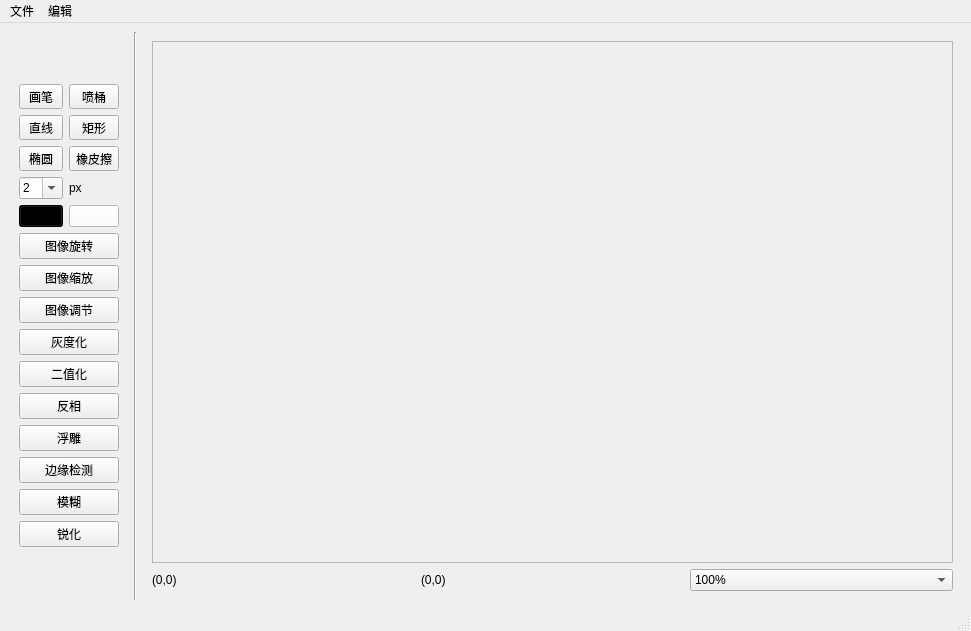
<?xml version="1.0" encoding="UTF-8"?>
<ui version="4.0">
 <class>MainWindow</class>
 <widget class="QMainWindow" name="MainWindow">
  <property name="geometry">
   <rect>
    <x>0</x>
    <y>0</y>
    <width>971</width>
    <height>631</height>
   </rect>
  </property>
  <property name="windowTitle">
   <string>Paint</string>
  </property>
  <property name="windowIcon">
   <iconset resource="../../imgs.qrc">
    <normaloff>:/img/img/icon.png</normaloff>:/img/img/icon.png</iconset>
  </property>
  <widget class="QWidget" name="centralwidget">
   <layout class="QHBoxLayout" name="horizontalLayout_3" stretch="0,1,0">
    <item>
     <widget class="QWidget" name="toolBox" native="true">
      <property name="sizePolicy">
       <sizepolicy hsizetype="Preferred" vsizetype="Preferred">
        <horstretch>0</horstretch>
        <verstretch>0</verstretch>
       </sizepolicy>
      </property>
      <layout class="QGridLayout" name="gridLayout_2">
       <property name="sizeConstraint">
        <enum>QLayout::SetFixedSize</enum>
       </property>
       <property name="leftMargin">
        <number>10</number>
       </property>
       <item row="8" column="0" colspan="2">
        <widget class="QPushButton" name="grayBtn">
         <property name="text">
          <string>灰度化</string>
         </property>
        </widget>
       </item>
       <item row="3" column="1">
        <widget class="QLabel" name="pxLabel">
         <property name="text">
          <string>px</string>
         </property>
        </widget>
       </item>
       <item row="2" column="0">
        <widget class="QToolButton" name="ellipseBtn">
         <property name="sizePolicy">
          <sizepolicy hsizetype="Expanding" vsizetype="Expanding">
           <horstretch>0</horstretch>
           <verstretch>0</verstretch>
          </sizepolicy>
         </property>
         <property name="text">
          <string>椭圆</string>
         </property>
         <property name="icon">
          <iconset resource="../../imgs.qrc">
           <normaloff>:/img/img/ellipse.png</normaloff>:/img/img/ellipse.png</iconset>
         </property>
         <property name="iconSize">
          <size>
           <width>32</width>
           <height>32</height>
          </size>
         </property>
         <property name="checkable">
          <bool>true</bool>
         </property>
        </widget>
       </item>
       <item row="0" column="0">
        <widget class="QToolButton" name="penBtn">
         <property name="sizePolicy">
          <sizepolicy hsizetype="Expanding" vsizetype="Expanding">
           <horstretch>0</horstretch>
           <verstretch>0</verstretch>
          </sizepolicy>
         </property>
         <property name="text">
          <string>画笔</string>
         </property>
         <property name="icon">
          <iconset resource="../../imgs.qrc">
           <normaloff>:/img/img/pen.png</normaloff>:/img/img/pen.png</iconset>
         </property>
         <property name="iconSize">
          <size>
           <width>32</width>
           <height>32</height>
          </size>
         </property>
         <property name="checkable">
          <bool>true</bool>
         </property>
        </widget>
       </item>
       <item row="7" column="0" colspan="2">
        <widget class="QPushButton" name="baseAdjustBtn">
         <property name="text">
          <string>图像调节</string>
         </property>
        </widget>
       </item>
       <item row="2" column="1">
        <widget class="QToolButton" name="eraseButton">
         <property name="sizePolicy">
          <sizepolicy hsizetype="Expanding" vsizetype="Expanding">
           <horstretch>0</horstretch>
           <verstretch>0</verstretch>
          </sizepolicy>
         </property>
         <property name="text">
          <string>橡皮擦</string>
         </property>
         <property name="icon">
          <iconset resource="../../imgs.qrc">
           <normaloff>:/img/img/erase.png</normaloff>:/img/img/erase.png</iconset>
         </property>
         <property name="iconSize">
          <size>
           <width>32</width>
           <height>32</height>
          </size>
         </property>
         <property name="checkable">
          <bool>true</bool>
         </property>
        </widget>
       </item>
       <item row="9" column="0" colspan="2">
        <widget class="QPushButton" name="binaryBtn">
         <property name="text">
          <string>二值化</string>
         </property>
        </widget>
       </item>
       <item row="13" column="0" colspan="2">
        <widget class="QPushButton" name="blurBtn">
         <property name="text">
          <string>模糊</string>
         </property>
        </widget>
       </item>
       <item row="3" column="0">
        <widget class="QComboBox" name="penSizeBtn">
         <property name="focusPolicy">
          <enum>Qt::ClickFocus</enum>
         </property>
         <property name="editable">
          <bool>true</bool>
         </property>
         <item>
          <property name="text">
           <string>2</string>
          </property>
         </item>
         <item>
          <property name="text">
           <string>4</string>
          </property>
         </item>
         <item>
          <property name="text">
           <string>6</string>
          </property>
         </item>
         <item>
          <property name="text">
           <string>8</string>
          </property>
         </item>
         <item>
          <property name="text">
           <string>10</string>
          </property>
         </item>
         <item>
          <property name="text">
           <string>12</string>
          </property>
         </item>
         <item>
          <property name="text">
           <string>14</string>
          </property>
         </item>
        </widget>
       </item>
       <item row="10" column="0" colspan="2">
        <widget class="QPushButton" name="invertBtn">
         <property name="text">
          <string>反相</string>
         </property>
        </widget>
       </item>
       <item row="5" column="0" colspan="2">
        <widget class="QPushButton" name="baseRotateBtn">
         <property name="text">
          <string>图像旋转</string>
         </property>
        </widget>
       </item>
       <item row="4" column="1">
        <widget class="QPushButton" name="backColorBtn">
         <property name="styleSheet">
          <string notr="true">background-color:#FFFFFF</string>
         </property>
         <property name="text">
          <string/>
         </property>
        </widget>
       </item>
       <item row="1" column="0">
        <widget class="QToolButton" name="lineBtn">
         <property name="sizePolicy">
          <sizepolicy hsizetype="Expanding" vsizetype="Expanding">
           <horstretch>0</horstretch>
           <verstretch>0</verstretch>
          </sizepolicy>
         </property>
         <property name="text">
          <string>直线</string>
         </property>
         <property name="icon">
          <iconset resource="../../imgs.qrc">
           <normaloff>:/img/img/line.png</normaloff>:/img/img/line.png</iconset>
         </property>
         <property name="iconSize">
          <size>
           <width>32</width>
           <height>32</height>
          </size>
         </property>
         <property name="checkable">
          <bool>true</bool>
         </property>
        </widget>
       </item>
       <item row="4" column="0">
        <widget class="QPushButton" name="preColorBtn">
         <property name="sizePolicy">
          <sizepolicy hsizetype="Minimum" vsizetype="Fixed">
           <horstretch>0</horstretch>
           <verstretch>0</verstretch>
          </sizepolicy>
         </property>
         <property name="styleSheet">
          <string notr="true">background-color: #000000</string>
         </property>
         <property name="text">
          <string/>
         </property>
         <property name="iconSize">
          <size>
           <width>32</width>
           <height>32</height>
          </size>
         </property>
        </widget>
       </item>
       <item row="1" column="1">
        <widget class="QToolButton" name="rectBtn">
         <property name="sizePolicy">
          <sizepolicy hsizetype="Expanding" vsizetype="Expanding">
           <horstretch>0</horstretch>
           <verstretch>0</verstretch>
          </sizepolicy>
         </property>
         <property name="text">
          <string>矩形</string>
         </property>
         <property name="icon">
          <iconset resource="../../imgs.qrc">
           <normaloff>:/img/img/rect.png</normaloff>:/img/img/rect.png</iconset>
         </property>
         <property name="iconSize">
          <size>
           <width>32</width>
           <height>32</height>
          </size>
         </property>
         <property name="checkable">
          <bool>true</bool>
         </property>
        </widget>
       </item>
       <item row="14" column="0" colspan="2">
        <widget class="QPushButton" name="sharpenBtn">
         <property name="text">
          <string>锐化</string>
         </property>
        </widget>
       </item>
       <item row="0" column="1">
        <widget class="QToolButton" name="bucketBtn">
         <property name="sizePolicy">
          <sizepolicy hsizetype="Expanding" vsizetype="Expanding">
           <horstretch>0</horstretch>
           <verstretch>0</verstretch>
          </sizepolicy>
         </property>
         <property name="text">
          <string>喷桶</string>
         </property>
         <property name="icon">
          <iconset resource="../../imgs.qrc">
           <normaloff>:/img/img/bucket.png</normaloff>:/img/img/bucket.png</iconset>
         </property>
         <property name="iconSize">
          <size>
           <width>32</width>
           <height>32</height>
          </size>
         </property>
         <property name="checkable">
          <bool>true</bool>
         </property>
        </widget>
       </item>
       <item row="11" column="0" colspan="2">
        <widget class="QPushButton" name="embossBtn">
         <property name="text">
          <string>浮雕</string>
         </property>
        </widget>
       </item>
       <item row="12" column="0" colspan="2">
        <widget class="QPushButton" name="cannyBtn">
         <property name="text">
          <string>边缘检测</string>
         </property>
        </widget>
       </item>
       <item row="6" column="0" colspan="2">
        <widget class="QPushButton" name="baseResizeBtn">
         <property name="text">
          <string>图像缩放</string>
         </property>
        </widget>
       </item>
      </layout>
     </widget>
    </item>
    <item>
     <widget class="Line" name="line">
      <property name="orientation">
       <enum>Qt::Vertical</enum>
      </property>
     </widget>
    </item>
    <item>
     <widget class="QWidget" name="widget" native="true">
      <layout class="QGridLayout" name="gridLayout_3">
       <item row="1" column="2">
        <widget class="QComboBox" name="imgRatioBtn">
         <property name="currentIndex">
          <number>3</number>
         </property>
         <item>
          <property name="text">
           <string>25%</string>
          </property>
         </item>
         <item>
          <property name="text">
           <string>50%</string>
          </property>
         </item>
         <item>
          <property name="text">
           <string>75%</string>
          </property>
         </item>
         <item>
          <property name="text">
           <string>100%</string>
          </property>
         </item>
         <item>
          <property name="text">
           <string>200%</string>
          </property>
         </item>
         <item>
          <property name="text">
           <string>300%</string>
          </property>
         </item>
         <item>
          <property name="text">
           <string>400%</string>
          </property>
         </item>
        </widget>
       </item>
       <item row="1" column="0">
        <widget class="QLabel" name="mousePosLabel">
         <property name="text">
          <string>(0,0)</string>
         </property>
        </widget>
       </item>
       <item row="1" column="1">
        <widget class="QLabel" name="imgSizeLabel">
         <property name="text">
          <string>(0,0)</string>
         </property>
        </widget>
       </item>
       <item row="0" column="0" colspan="3">
        <widget class="QScrollArea" name="scrollArea">
         <property name="mouseTracking">
          <bool>true</bool>
         </property>
         <property name="focusPolicy">
          <enum>Qt::TabFocus</enum>
         </property>
         <property name="lineWidth">
          <number>0</number>
         </property>
         <property name="widgetResizable">
          <bool>false</bool>
         </property>
         <widget class="QWidget" name="scrollAreaWidgetContents">
          <property name="geometry">
           <rect>
            <x>0</x>
            <y>0</y>
            <width>658</width>
            <height>413</height>
           </rect>
          </property>
          <layout class="QGridLayout" name="gridLayout">
           <property name="leftMargin">
            <number>0</number>
           </property>
           <property name="topMargin">
            <number>0</number>
           </property>
           <item row="0" column="0">
            <widget class="QLabel" name="board">
             <property name="sizePolicy">
              <sizepolicy hsizetype="Expanding" vsizetype="Expanding">
               <horstretch>0</horstretch>
               <verstretch>0</verstretch>
              </sizepolicy>
             </property>
             <property name="lineWidth">
              <number>0</number>
             </property>
             <property name="text">
              <string/>
             </property>
             <property name="scaledContents">
              <bool>true</bool>
             </property>
             <property name="alignment">
              <set>Qt::AlignLeading|Qt::AlignLeft|Qt::AlignTop</set>
             </property>
             <property name="margin">
              <number>0</number>
             </property>
             <property name="indent">
              <number>0</number>
             </property>
            </widget>
           </item>
          </layout>
         </widget>
        </widget>
       </item>
      </layout>
     </widget>
    </item>
   </layout>
  </widget>
  <widget class="QMenuBar" name="menubar">
   <property name="geometry">
    <rect>
     <x>0</x>
     <y>0</y>
     <width>971</width>
     <height>22</height>
    </rect>
   </property>
   <widget class="QMenu" name="menu">
    <property name="title">
     <string>文件</string>
    </property>
    <addaction name="actionNew"/>
    <addaction name="actionOpenImg"/>
    <addaction name="actionSave"/>
   </widget>
   <widget class="QMenu" name="menu_2">
    <property name="title">
     <string>编辑</string>
    </property>
    <addaction name="actionClear"/>
    <addaction name="actionClearDraw"/>
   </widget>
   <addaction name="menu"/>
   <addaction name="menu_2"/>
  </widget>
  <widget class="QStatusBar" name="statusbar"/>
  <action name="actionNew">
   <property name="icon">
    <iconset resource="../../imgs.qrc">
     <normaloff>:/img/img/new.png</normaloff>:/img/img/new.png</iconset>
   </property>
   <property name="text">
    <string>新建</string>
   </property>
  </action>
  <action name="actionOpenImg">
   <property name="icon">
    <iconset resource="../../imgs.qrc">
     <normaloff>:/img/img/open.png</normaloff>:/img/img/open.png</iconset>
   </property>
   <property name="text">
    <string>打开</string>
   </property>
  </action>
  <action name="actionSave">
   <property name="icon">
    <iconset resource="../../imgs.qrc">
     <normaloff>:/img/img/save.png</normaloff>:/img/img/save.png</iconset>
   </property>
   <property name="text">
    <string>保存</string>
   </property>
  </action>
  <action name="actionClear">
   <property name="icon">
    <iconset resource="../../imgs.qrc">
     <normaloff>:/img/img/clear.png</normaloff>:/img/img/clear.png</iconset>
   </property>
   <property name="text">
    <string>清空</string>
   </property>
  </action>
  <action name="actionClearDraw">
   <property name="icon">
    <iconset resource="../../imgs.qrc">
     <normaloff>:/img/img/clearImg.png</normaloff>:/img/img/clearImg.png</iconset>
   </property>
   <property name="text">
    <string>还原</string>
   </property>
  </action>
  <action name="actionClockWise">
   <property name="text">
    <string>顺时针</string>
   </property>
  </action>
  <action name="actionAntiClockWise">
   <property name="text">
    <string>逆时针</string>
   </property>
  </action>
  <action name="actionVerFilp">
   <property name="text">
    <string>垂直</string>
   </property>
  </action>
  <action name="actionHorFilp">
   <property name="text">
    <string>水平</string>
   </property>
  </action>
 </widget>
 <resources>
  <include location="../../imgs.qrc"/>
 </resources>
 <connections/>
</ui>
